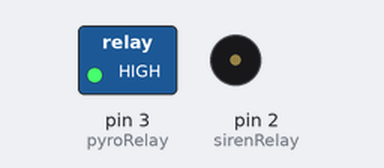
Simulated run of this sketch. Board: Arduino Uno, built with avr-gcc and run on an emulated ATmega328P. On the bench: switched loads named in the sketch (green lamp = pin HIGH), buzzer (waves = sounding, pin HIGH).

Above: at 0.1 s.
At 12.1 s:
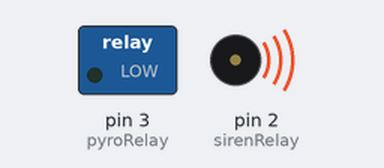
At 13.3 s:
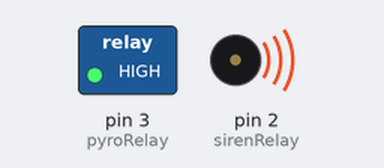
Timing chart, 0 to 14.8 s (numbered marks = the images above):
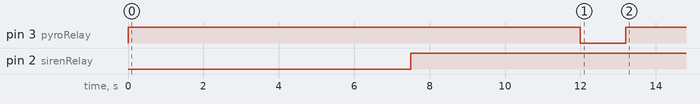

Measured:
- by itself, pin 3 (pyroRelay): HIGH → LOW at 12.0 s, → HIGH 1.2 s later
- by itself, pin 2 (sirenRelay): LOW → HIGH at 7.5 s

The sketch:

Better_pyromancy.ino
```cpp
/*
This is a timer that activates a sequence of events (making up an entire show)
based on a frequency, depending on how that event is set up:
    When it triggers each event, it will first activate the first pin to run for
    a preset length of time, turn off that pin and wait until another preset time passes, and then
    turn on the next identified pin, and repeat each of the above as identified in an array of values.
    That specific show will then hibernate until the occurrence frequency time is once again reached.
Show Array legend:
    first value: show ID #
    second value: show frequency in milliseconds
    third value: length of time after show starts before turning first pin on
    fourth value: pin to set to HIGH for this event in the show
    fifth value: pin to set to LOW for this event in the show
    sixth value: length of time to keep first pin on before turning it off
    subsequent series of four values: repeat values 3-6 but for different events (pin combinations).


There is also a Show Name Array that is a character array containing the show name for each show organized by the id #
*/

// Includes:
#include "Arduino.h"

// Global constants:
long eventInterval = 420000;
int sirenRelay = 2;
int pyroRelay = 3;
int buttonPin = 4;
int sirenOnTime = 7500;
int SirenWindDownTime = 4500;
int pyroOnTime = 1200;
int on = LOW;
int off = HIGH;

void setup() {
    pinMode(sirenRelay, OUTPUT);
    pinMode(pyroRelay, OUTPUT);
    digitalWrite(sirenRelay, off);
    digitalWrite(pyroRelay, off);
}

void loop() {
    digitalWrite(sirenRelay, on);   // Turn on the air raid siren
    delay(sirenOnTime);               // Stay on for this pre-identified length of time
    digitalWrite(sirenRelay, off);    // Turn the air raid siren off
    delay(SirenWindDownTime);         // Wait for the siren to spin down most of the way

    digitalWrite(pyroRelay, on);    // Open the propane solenoid
    delay(pyroOnTime);                // Leave the solenoid open for this pre-identified length of time
    digitalWrite(pyroRelay, off);     // Close the propane solenoid
    delay(eventInterval);             // Let the pre-identified length of time pass. When initially coded, this was every 15 minutes.
}
```
